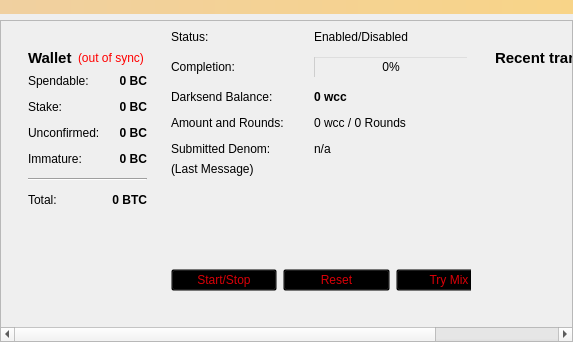
<?xml version="1.0" encoding="UTF-8"?>
<ui version="4.0">
 <class>OverviewPage</class>
 <widget class="QWidget" name="OverviewPage">
  <property name="geometry">
   <rect>
    <x>0</x>
    <y>0</y>
    <width>573</width>
    <height>342</height>
   </rect>
  </property>
  <property name="windowTitle">
   <string>Form</string>
  </property>
  <layout class="QVBoxLayout" name="topLayout">
<property name="leftMargin">
    <number>0</number>
   </property>
   <property name="topMargin">
    <number>0</number>
   </property>
   <property name="rightMargin">
    <number>0</number>
   </property>
   <property name="bottomMargin">
    <number>0</number>
   </property>
   <item>
    <widget class="QLabel" name="labelAlerts">
     <property name="visible">
      <bool>false</bool>
     </property>
     <property name="styleSheet">
      <string notr="true">background-color: qlineargradient(x1: 0, y1: 0, x2: 1, y2: 0, stop:0 #F0D0A0, stop:1 #F8D488);  color:#000000
</string>
     </property>
     <property name="wordWrap">
      <bool>true</bool>
     </property>
     <property name="margin">
      <number>3</number>
     </property>
    </widget>
   </item>
   <item>
<widget class="QScrollArea" name="scrollArea">
     <property name="widgetResizable">
      <bool>true</bool>
     </property>
     <widget class="QWidget" name="scrollAreaWidgetContents">
      <property name="geometry">
       <rect>
        <x>0</x>
        <y>0</y>
        <width>350</width>
        <height>500</height>
       </rect>
      </property>
    <layout class="QHBoxLayout" name="horizontalLayout" stretch="1,1">
     <item>
      <widget class="QWidget" name="columnOneWidget">
      
      <layout class="QVBoxLayout" name="verticalLayout_2">
       <item>
        <widget class="QWidget" name="widget" native="true">
         <layout class="QVBoxLayout" name="verticalLayout_4">
          <item>
           <layout class="QHBoxLayout" name="horizontalLayout_4">
            <item>
             <widget class="QLabel" name="label_5">
              <property name="font">
               <font>
                <pointsize>11</pointsize>
                <weight>75</weight>
                <bold>true</bold>
               </font>
              </property>
              <property name="text">
               <string>Wallet</string>
              </property>
             </widget>
            </item>
            <item>
             <widget class="QLabel" name="labelWalletStatus">
              <property name="toolTip">
               <string>The displayed information may be out of date. Your wallet automatically synchronizes with the wcc network after a connection is established, but this process has not completed yet.</string>
              </property>
              <property name="styleSheet">
               <string notr="true">QLabel { color: red; }</string>
              </property>
              <property name="text">
               <string notr="true">(out of sync)</string>
              </property>
              <property name="alignment">
               <set>Qt::AlignLeading|Qt::AlignLeft|Qt::AlignVCenter</set>
              </property>
             </widget>
            </item>
            <item>
             <spacer name="horizontalSpacer_2">
              <property name="orientation">
               <enum>Qt::Horizontal</enum>
              </property>
              <property name="sizeHint" stdset="0">
               <size>
                <width>40</width>
                <height>20</height>
               </size>
              </property>
             </spacer>
            </item>
           </layout>
          </item>
          <item>
           <layout class="QFormLayout" name="formLayout_2">
            <property name="fieldGrowthPolicy">
             <enum>QFormLayout::AllNonFixedFieldsGrow</enum>
            </property>
            <property name="horizontalSpacing">
             <number>12</number>
            </property>
            <property name="verticalSpacing">
             <number>12</number>
            </property>
            <item row="0" column="0">
             <widget class="QLabel" name="label">
              <property name="text">
               <string>Spendable:</string>
              </property>
             </widget>
            </item>
            <item row="0" column="1">
             <widget class="QLabel" name="labelBalance">
              <property name="font">
               <font>
                <weight>75</weight>
                <bold>true</bold>
               </font>
              </property>
              <property name="cursor">
               <cursorShape>IBeamCursor</cursorShape>
              </property>
              <property name="toolTip">
               <string>Your current spendable balance</string>
              </property>
              <property name="text">
               <string notr="true">0 BC</string>
              </property>
              <property name="alignment">
               <set>Qt::AlignRight|Qt::AlignTrailing|Qt::AlignVCenter</set>
              </property>
              <property name="textInteractionFlags">
               <set>Qt::LinksAccessibleByMouse|Qt::TextSelectableByKeyboard|Qt::TextSelectableByMouse</set>
              </property>
             </widget>
            </item>
            <item row="1" column="0">
             <widget class="QLabel" name="label_6">
              <property name="text">
               <string>Stake:</string>
              </property>
             </widget>
            </item>
            <item row="1" column="1">
             <widget class="QLabel" name="labelStake">
              <property name="font">
               <font>
                <weight>75</weight>
                <bold>true</bold>
               </font>
              </property>
              <property name="cursor">
               <cursorShape>IBeamCursor</cursorShape>
              </property>
              <property name="toolTip">
               <string>Total of coins that was staked, and do not yet count toward the current balance</string>
              </property>
              <property name="text">
               <string notr="true">0 BC</string>
              </property>
              <property name="alignment">
               <set>Qt::AlignRight|Qt::AlignTrailing|Qt::AlignVCenter</set>
              </property>
              <property name="textInteractionFlags">
               <set>Qt::LinksAccessibleByMouse|Qt::TextSelectableByKeyboard|Qt::TextSelectableByMouse</set>
              </property>
             </widget>
            </item>
            <item row="2" column="0">
             <widget class="QLabel" name="label_3">
              <property name="text">
               <string>Unconfirmed:</string>
              </property>
             </widget>
            </item>
            <item row="2" column="1">
             <widget class="QLabel" name="labelUnconfirmed">
              <property name="font">
               <font>
                <weight>75</weight>
                <bold>true</bold>
               </font>
              </property>
              <property name="cursor">
               <cursorShape>IBeamCursor</cursorShape>
              </property>
              <property name="toolTip">
               <string>Total of transactions that have yet to be confirmed, and do not yet count toward the current balance</string>
              </property>
              <property name="text">
               <string notr="true">0 BC</string>
              </property>
              <property name="alignment">
               <set>Qt::AlignRight|Qt::AlignTrailing|Qt::AlignVCenter</set>
              </property>
              <property name="textInteractionFlags">
               <set>Qt::LinksAccessibleByMouse|Qt::TextSelectableByKeyboard|Qt::TextSelectableByMouse</set>
              </property>
             </widget>
            </item>
            <item row="3" column="0">
             <widget class="QLabel" name="labelImmatureText">
              <property name="text">
               <string>Immature:</string>
              </property>
             </widget>
            </item>
            <item row="3" column="1">
             <widget class="QLabel" name="labelImmature">
              <property name="font">
               <font>
                <weight>75</weight>
                <bold>true</bold>
               </font>
              </property>
              <property name="toolTip">
               <string>Mined balance that has not yet matured</string>
              </property>
              <property name="text">
               <string notr="true">0 BC</string>
              </property>
              <property name="alignment">
               <set>Qt::AlignRight|Qt::AlignTrailing|Qt::AlignVCenter</set>
              </property>
              <property name="textInteractionFlags">
               <set>Qt::LinksAccessibleByMouse|Qt::TextSelectableByKeyboard|Qt::TextSelectableByMouse</set>
              </property>
             </widget>
            </item>
            <item row="4" column="0" colspan="2">
             <widget class="Line" name="line">
              <property name="orientation">
               <enum>Qt::Horizontal</enum>
              </property>
             </widget>
            </item>
            <item row="5" column="0">
             <widget class="QLabel" name="labelTotalText">
              <property name="text">
               <string>Total:</string>
              </property>
             </widget>
            </item>
            <item row="5" column="1">
             <widget class="QLabel" name="labelTotal">
              <property name="font">
               <font>
                <weight>75</weight>
                <bold>true</bold>
               </font>
              </property>
              <property name="cursor">
               <cursorShape>IBeamCursor</cursorShape>
              </property>
              <property name="toolTip">
               <string>Your current total balance</string>
              </property>
              <property name="text">
               <string notr="true">0 BTC</string>
              </property>
              <property name="alignment">
               <set>Qt::AlignRight|Qt::AlignTrailing|Qt::AlignVCenter</set>
              </property>
              <property name="textInteractionFlags">
               <set>Qt::LinksAccessibleByMouse|Qt::TextSelectableByKeyboard|Qt::TextSelectableByMouse</set>
              </property>
             </widget>
            </item>
           </layout>
          </item>
         </layout>
        </widget>
       </item>
       <item>
        <spacer name="verticalSpacer">
         <property name="orientation">
          <enum>Qt::Vertical</enum>
         </property>
         <property name="sizeHint" stdset="0">
          <size>
           <width>20</width>
           <height>40</height>
          </size>
         </property>
        </spacer>
       </item>
      </layout>
     
</widget>
</item>
<item>
<widget class="QFrame" name="frameDarksend">
<property name="sizePolicy">
             <sizepolicy hsizetype="MinimumExpanding" vsizetype="MinimumExpanding">
              <horstretch>0</horstretch>
              <verstretch>0</verstretch>
             </sizepolicy>
            </property>
<property name="minimumSize">
             <size>
              <width>300</width>
              <height>261</height>
             </size>
            </property>
      <property name="styleSheet">
       <string notr="true">background:transparent;</string>
      </property>
      <property name="frameShape">
       <enum>QFrame::StyledPanel</enum>
      </property>
      <property name="frameShadow">
       <enum>QFrame::Raised</enum>
      </property>
      <widget class="QWidget" name="verticalLayoutWidget">
       <property name="geometry">
        <rect>
         <x>0</x>
         <y>0</y>
         <width>331</width>
         <height>261</height>
        </rect>
       </property>
       <layout class="QVBoxLayout" name="verticalLayout_5">
        <item>
         <layout class="QFormLayout" name="formLayout">
          <property name="fieldGrowthPolicy">
           <enum>QFormLayout::AllNonFixedFieldsGrow</enum>
          </property>
          <property name="horizontalSpacing">
           <number>30</number>
          </property>
          <property name="verticalSpacing">
           <number>12</number>
          </property>
          <item row="0" column="0">
           <widget class="QLabel" name="label_6">
            <property name="text">
             <string>Status:</string>
            </property>
           </widget>
          </item>
          <item row="0" column="1">
           <widget class="QLabel" name="darksendEnabled">
            <property name="styleSheet">
             <string notr="true">color: rgb(0, 0, 0);</string>
            </property>
            <property name="text">
             <string>Enabled/Disabled</string>
            </property>
           </widget>
          </item>
          <item row="1" column="0">
           <widget class="QLabel" name="label_7">
            <property name="styleSheet">
             <string notr="true">color: rgb(0, 0, 0);</string>
            </property>
            <property name="text">
             <string>Completion:</string>
            </property>
           </widget>
          </item>
          <item row="1" column="1">
           <widget class="QProgressBar" name="darksendProgress">
            <property name="maximumSize">
             <size>
              <width>154</width>
              <height>16777215</height>
             </size>
            </property>
            <property name="styleSheet">
             <string notr="true">background:transparent;</string>
            </property>
            <property name="value">
             <number>0</number>
            </property>
           </widget>
          </item>
          <item row="2" column="0">
           <widget class="QLabel" name="labelAnonymizedText">
            <property name="styleSheet">
             <string notr="true">color: rgb(0, 0, 0);</string>
            </property>
            <property name="text">
             <string>Darksend Balance:</string>
            </property>
           </widget>
          </item>
          <item row="2" column="1">
           <widget class="QLabel" name="labelAnonymized">
            <property name="font">
             <font>
              <weight>75</weight>
              <bold>true</bold>
             </font>
            </property>
            <property name="styleSheet">
             <string notr="true">color: rgb(0, 0, 0);</string>
            </property>
            <property name="text">
             <string>0 wcc</string>
            </property>
           </widget>
          </item>
          <item row="3" column="0">
           <widget class="QLabel" name="label_8">
            <property name="styleSheet">
             <string notr="true">color: rgb(0, 0, 0);</string>
            </property>
            <property name="text">
             <string>Amount and Rounds:</string>
            </property>
           </widget>
          </item>
          <item row="3" column="1">
           <widget class="QLabel" name="labelAmountRounds">
            <property name="styleSheet">
             <string notr="true">color: rgb(0, 0, 0);</string>
            </property>
            <property name="text">
             <string>0 wcc / 0 Rounds</string>
            </property>
           </widget>
          </item>
          <item row="4" column="0">
           <widget class="QLabel" name="label_9">
            <property name="styleSheet">
             <string notr="true">color: rgb(0, 0, 0);</string>
            </property>
            <property name="text">
             <string>Submitted Denom:</string>
            </property>
           </widget>
          </item>
          <item row="4" column="1">
           <widget class="QLabel" name="labelSubmittedDenom">
            <property name="statusTip">
             <string>The denominations you submitted to the wcc Node. To mix, other users must submit the exact same denominations.</string>
            </property>
            <property name="styleSheet">
             <string notr="true">color: rgb(0, 0, 0);</string>
            </property>
            <property name="text">
             <string>n/a</string>
            </property>
           </widget>
          </item>
         </layout>
        </item>
        <item>
         <widget class="QLabel" name="darksendStatus">
          <property name="minimumSize">
           <size>
            <width>288</width>
            <height>43</height>
           </size>
          </property>
          <property name="styleSheet">
           <string notr="true">color: rgb(0, 0, 0);</string>
          </property>
          <property name="text">
           <string>(Last Message)</string>
          </property>
          <property name="alignment">
           <set>Qt::AlignLeading|Qt::AlignLeft|Qt::AlignTop</set>
          </property>
          <property name="wordWrap">
           <bool>true</bool>
          </property>
         </widget>
        </item>
        <item>
         <layout class="QHBoxLayout" name="horizontalLayout_2">
          <item>
           <widget class="QPushButton" name="toggleDarksend">
            <property name="sizePolicy">
             <sizepolicy hsizetype="MinimumExpanding" vsizetype="Fixed">
              <horstretch>0</horstretch>
              <verstretch>0</verstretch>
             </sizepolicy>
            </property>
            <property name="styleSheet">
             <string notr="true">color: rgb(217, 0, 7);</string>
            </property>
            <property name="text">
             <string>Start/Stop</string>
            </property>
           </widget>
          </item>
          <item>
           <widget class="QPushButton" name="darksendReset">
            <property name="sizePolicy">
             <sizepolicy hsizetype="MinimumExpanding" vsizetype="Fixed">
              <horstretch>0</horstretch>
              <verstretch>0</verstretch>
             </sizepolicy>
            </property>
            <property name="toolTip">
             <string>Reset the current status of Darksend (can interrupt Darksend if it's in the process of Mixing, which can cost you money!)</string>
            </property>
            <property name="autoFillBackground">
             <bool>false</bool>
            </property>
            <property name="styleSheet">
             <string notr="true">color: rgb(217, 0, 7);</string>
            </property>
            <property name="text">
             <string>Reset</string>
            </property>
           </widget>
          </item>
          <item>
           <widget class="QPushButton" name="darksendAuto">
            <property name="sizePolicy">
             <sizepolicy hsizetype="MinimumExpanding" vsizetype="Fixed">
              <horstretch>0</horstretch>
              <verstretch>0</verstretch>
             </sizepolicy>
            </property>
            <property name="toolTip">
             <string>Try to manually submit a Darksend request.</string>
            </property>
            <property name="styleSheet">
             <string notr="true">color: rgb(217, 0, 7);</string>
            </property>
            <property name="text">
             <string>Try Mix</string>
            </property>
           </widget>
          </item>
         </layout>
        </item>
       </layout>
      </widget>
     </widget>
</item>
<item>
<widget class="QWidget" name="columnTwoWidget">
      
      <layout class="QVBoxLayout" name="verticalLayout_3">
       <item>
        <widget class="QWidget" name="widget_2" native="true">
         <layout class="QVBoxLayout" name="verticalLayout">
          <item>
           <layout class="QHBoxLayout" name="horizontalLayout_2">
            <item>
             <widget class="QLabel" name="label_4">
              <property name="font">
               <font>
                <pointsize>11</pointsize>
                <weight>75</weight>
                <bold>true</bold>
               </font>
              </property>
              <property name="text">
               <string>&lt;b&gt;Recent transactions&lt;/b&gt;</string>
              </property>
             </widget>
            </item>
            <item>
             <widget class="QLabel" name="labelTransactionsStatus">
              <property name="toolTip">
               <string>The displayed information may be out of date. Your wallet automatically synchronizes with the wcc network after a connection is established, but this process has not completed yet.</string>
              </property>
              <property name="styleSheet">
               <string notr="true">QLabel { color: red; }</string>
              </property>
              <property name="text">
               <string notr="true">(out of sync)</string>
              </property>
              <property name="alignment">
               <set>Qt::AlignRight|Qt::AlignTrailing|Qt::AlignVCenter</set>
              </property>
             </widget>
            </item>
            <item>
             <spacer name="horizontalSpacer">
              <property name="orientation">
               <enum>Qt::Horizontal</enum>
              </property>
              <property name="sizeHint" stdset="0">
               <size>
                <width>40</width>
                <height>20</height>
               </size>
              </property>
             </spacer>
            </item>
           </layout>
          </item>
          <item>
           <widget class="QListView" name="listTransactions">
            <property name="styleSheet">
             <string notr="true">QListView { background: transparent; }</string>
            </property>
            <property name="frameShape">
             <enum>QFrame::NoFrame</enum>
            </property>
            <property name="verticalScrollBarPolicy">
             <enum>Qt::ScrollBarAlwaysOff</enum>
            </property>
            <property name="horizontalScrollBarPolicy">
             <enum>Qt::ScrollBarAlwaysOff</enum>
            </property>
            <property name="selectionMode">
             <enum>QAbstractItemView::NoSelection</enum>
            </property>
           </widget>
          </item>
         </layout>
        </widget>
       </item>
      </layout>
     
</widget>
</item>
</layout>
</widget>
</widget>
   </item>
  </layout>
 </widget>
<customwidgets>
  <customwidget>
   <class>FlowLayout</class>
   <extends>QLayout</extends>
   <header>flowlayout.h</header>
   <container>1</container>
  </customwidget>
 </customwidgets>
 <resources/>
 <connections/>
</ui>
